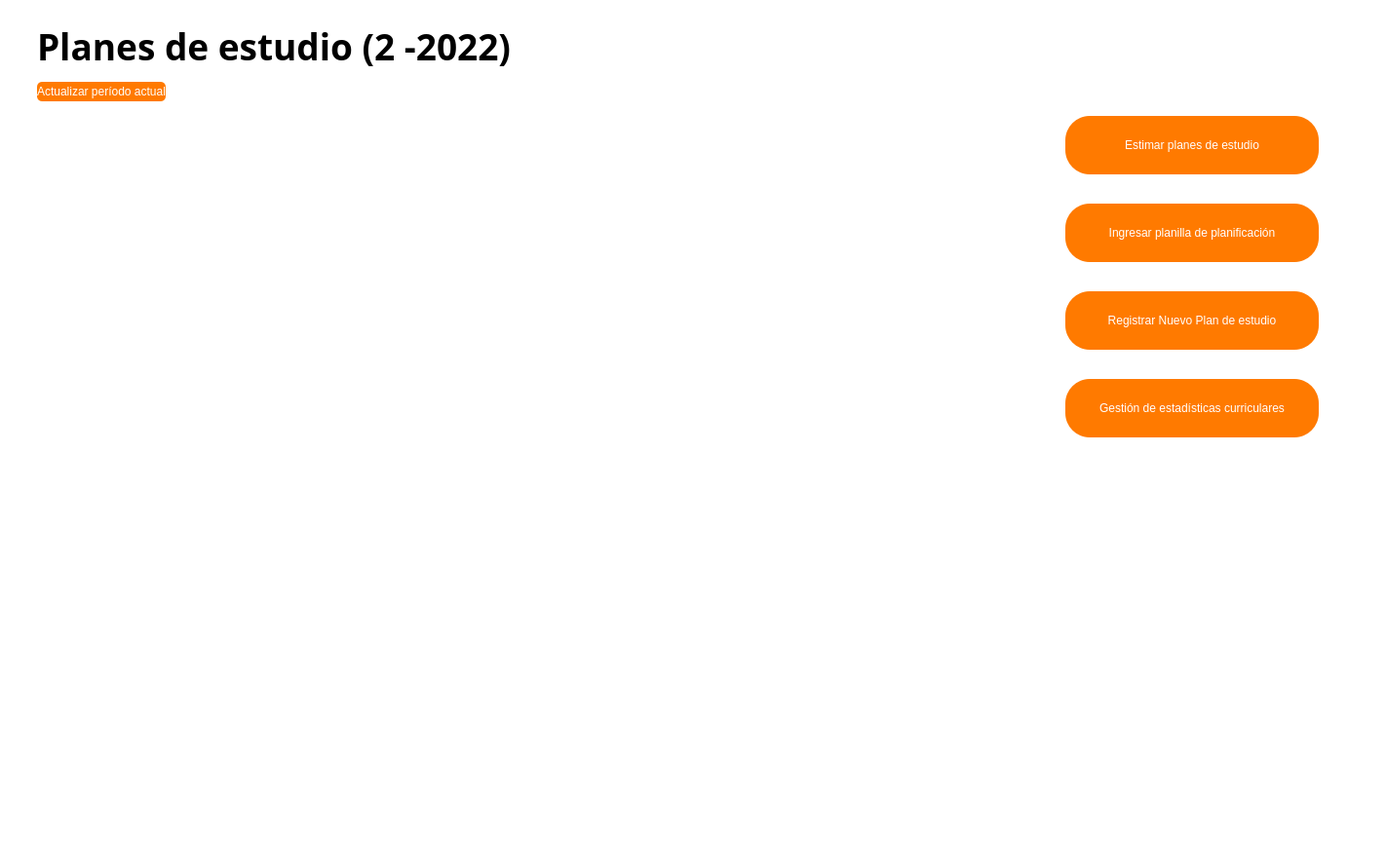
<?xml version="1.0" encoding="UTF-8"?>
<ui version="4.0">
 <class>MainWindow</class>
 <widget class="QMainWindow" name="MainWindow">
  <property name="geometry">
   <rect>
    <x>0</x>
    <y>0</y>
    <width>1422</width>
    <height>891</height>
   </rect>
  </property>
  <property name="sizePolicy">
   <sizepolicy hsizetype="Preferred" vsizetype="Preferred">
    <horstretch>0</horstretch>
    <verstretch>0</verstretch>
   </sizepolicy>
  </property>
  <property name="windowTitle">
   <string>PCCA</string>
  </property>
  <property name="layoutDirection">
   <enum>Qt::LeftToRight</enum>
  </property>
  <property name="styleSheet">
   <string notr="true">QMainWindow {
	background-color: white;
	border-image: url(:/imagenes/assets/Image.png) 0 0 0 0 stretch stretch;
	background-repeat: no-repeat;
	background-position: center;
}

QGridLayout {
	background-color: rgba(0,0,0,0);
}

.QScrollArea {
	background-color: rgba(0,0,0,0);
}</string>
  </property>
  <property name="tabShape">
   <enum>QTabWidget::Rounded</enum>
  </property>
  <widget class="QWidget" name="main_widget">
   <layout class="QVBoxLayout" name="verticalLayout_4">
    <item>
     <widget class="QWidget" name="widget" native="true">
      <property name="sizePolicy">
       <sizepolicy hsizetype="Preferred" vsizetype="Maximum">
        <horstretch>0</horstretch>
        <verstretch>0</verstretch>
       </sizepolicy>
      </property>
      <property name="maximumSize">
       <size>
        <width>16777215</width>
        <height>60</height>
       </size>
      </property>
      <layout class="QHBoxLayout" name="horizontalLayout_2">
       <item>
        <spacer name="horizontalSpacer">
         <property name="orientation">
          <enum>Qt::Horizontal</enum>
         </property>
         <property name="sizeType">
          <enum>QSizePolicy::Fixed</enum>
         </property>
         <property name="sizeHint" stdset="0">
          <size>
           <width>20</width>
           <height>20</height>
          </size>
         </property>
        </spacer>
       </item>
       <item>
        <widget class="QLabel" name="label">
         <property name="sizePolicy">
          <sizepolicy hsizetype="Minimum" vsizetype="Preferred">
           <horstretch>0</horstretch>
           <verstretch>0</verstretch>
          </sizepolicy>
         </property>
         <property name="minimumSize">
          <size>
           <width>500</width>
           <height>60</height>
          </size>
         </property>
         <property name="maximumSize">
          <size>
           <width>500</width>
           <height>16777215</height>
          </size>
         </property>
         <property name="font">
          <font>
           <family>Bahnschrift</family>
           <pointsize>28</pointsize>
           <weight>75</weight>
           <italic>false</italic>
           <bold>true</bold>
          </font>
         </property>
         <property name="styleSheet">
          <string notr="true"/>
         </property>
         <property name="text">
          <string>Planes de estudio (2 -2022)</string>
         </property>
         <property name="textFormat">
          <enum>Qt::RichText</enum>
         </property>
        </widget>
       </item>
       <item>
        <spacer name="horizontalSpacer_3">
         <property name="orientation">
          <enum>Qt::Horizontal</enum>
         </property>
         <property name="sizeHint" stdset="0">
          <size>
           <width>40</width>
           <height>20</height>
          </size>
         </property>
        </spacer>
       </item>
      </layout>
     </widget>
    </item>
    <item>
     <widget class="QWidget" name="widget_2" native="true">
      <layout class="QHBoxLayout" name="horizontalLayout_3">
       <item>
        <spacer name="horizontalSpacer_4">
         <property name="orientation">
          <enum>Qt::Horizontal</enum>
         </property>
         <property name="sizeType">
          <enum>QSizePolicy::Fixed</enum>
         </property>
         <property name="sizeHint" stdset="0">
          <size>
           <width>20</width>
           <height>20</height>
          </size>
         </property>
        </spacer>
       </item>
       <item>
        <widget class="QPushButton" name="button_actualizar_plan">
         <property name="sizePolicy">
          <sizepolicy hsizetype="Fixed" vsizetype="Fixed">
           <horstretch>0</horstretch>
           <verstretch>0</verstretch>
          </sizepolicy>
         </property>
         <property name="minimumSize">
          <size>
           <width>130</width>
           <height>20</height>
          </size>
         </property>
         <property name="styleSheet">
          <string notr="true">.QPushButton {
	color: white;
	background: #FF7A00;
	border-radius: 5px;
}

.QPushButton:hover {
	background: #083C87;
}

.QPushButton:pressed {
	background: #E6E6E6;
}</string>
         </property>
         <property name="text">
          <string>Actualizar período actual</string>
         </property>
        </widget>
       </item>
       <item>
        <spacer name="horizontalSpacer_5">
         <property name="orientation">
          <enum>Qt::Horizontal</enum>
         </property>
         <property name="sizeHint" stdset="0">
          <size>
           <width>40</width>
           <height>20</height>
          </size>
         </property>
        </spacer>
       </item>
      </layout>
     </widget>
    </item>
    <item>
     <layout class="QVBoxLayout" name="verticalLayout">
      <item>
       <layout class="QHBoxLayout" name="horizontalLayout">
        <item>
         <widget class="QScrollArea" name="scrollArea">
          <property name="minimumSize">
           <size>
            <width>0</width>
            <height>600</height>
           </size>
          </property>
          <property name="styleSheet">
           <string notr="true">.QWidget {
	background-color: rgba(234,32,23,0);
}

.QPushButton {
	background: #E6E6E6;
	border-radius: 15px;
}

.QPushButton:hover {
	background: #083C87;
	color: white;
}

.QPushButton:pressed {
	background: #FF7A00;
	color: white;
}</string>
          </property>
          <property name="frameShape">
           <enum>QFrame::NoFrame</enum>
          </property>
          <property name="lineWidth">
           <number>1</number>
          </property>
          <property name="widgetResizable">
           <bool>true</bool>
          </property>
          <widget class="QWidget" name="scrollAreaWidgetContents">
           <property name="geometry">
            <rect>
             <x>0</x>
             <y>0</y>
             <width>1007</width>
             <height>600</height>
            </rect>
           </property>
           <property name="maximumSize">
            <size>
             <width>16777215</width>
             <height>16777215</height>
            </size>
           </property>
           <property name="contextMenuPolicy">
            <enum>Qt::DefaultContextMenu</enum>
           </property>
           <layout class="QVBoxLayout" name="verticalLayout_5">
            <item>
             <layout class="QGridLayout" name="gridLayout">
              <property name="sizeConstraint">
               <enum>QLayout::SetMaximumSize</enum>
              </property>
              <property name="leftMargin">
               <number>30</number>
              </property>
              <property name="rightMargin">
               <number>30</number>
              </property>
             </layout>
            </item>
           </layout>
          </widget>
         </widget>
        </item>
        <item>
         <spacer name="horizontalSpacer_2">
          <property name="orientation">
           <enum>Qt::Horizontal</enum>
          </property>
          <property name="sizeType">
           <enum>QSizePolicy::Fixed</enum>
          </property>
          <property name="sizeHint" stdset="0">
           <size>
            <width>60</width>
            <height>20</height>
           </size>
          </property>
         </spacer>
        </item>
        <item>
         <layout class="QVBoxLayout" name="verticalLayout_2">
          <property name="spacing">
           <number>30</number>
          </property>
          <property name="sizeConstraint">
           <enum>QLayout::SetFixedSize</enum>
          </property>
          <property name="rightMargin">
           <number>60</number>
          </property>
          <item>
           <widget class="QPushButton" name="button_estimar">
            <property name="minimumSize">
             <size>
              <width>260</width>
              <height>60</height>
             </size>
            </property>
            <property name="maximumSize">
             <size>
              <width>400</width>
              <height>16777215</height>
             </size>
            </property>
            <property name="styleSheet">
             <string notr="true">.QPushButton {
	color: white;
	background: #FF7A00;
	border-radius: 25px;
}

.QPushButton:hover {
	background: #083C87;
}

.QPushButton:pressed {
	background: #E6E6E6;
}</string>
            </property>
            <property name="text">
             <string>Estimar planes de estudio</string>
            </property>
           </widget>
          </item>
          <item>
           <widget class="QPushButton" name="button_cargar">
            <property name="minimumSize">
             <size>
              <width>260</width>
              <height>60</height>
             </size>
            </property>
            <property name="maximumSize">
             <size>
              <width>400</width>
              <height>16777215</height>
             </size>
            </property>
            <property name="styleSheet">
             <string notr="true">.QPushButton {
	color: white;
	background: #FF7A00;
	border-radius: 25px;
}

.QPushButton:hover {
	background: #083C87;
}

.QPushButton:pressed {
	background: #E6E6E6;
}</string>
            </property>
            <property name="text">
             <string>Ingresar planilla de planificación</string>
            </property>
           </widget>
          </item>
          <item>
           <widget class="QPushButton" name="button_registrar">
            <property name="minimumSize">
             <size>
              <width>260</width>
              <height>60</height>
             </size>
            </property>
            <property name="maximumSize">
             <size>
              <width>400</width>
              <height>16777215</height>
             </size>
            </property>
            <property name="styleSheet">
             <string notr="true">.QPushButton {
	color: white;
	background: #FF7A00;
	border-radius: 25px;
}

.QPushButton:hover {
	background: #083C87;
}

.QPushButton:pressed {
	background: #E6E6E6;
}</string>
            </property>
            <property name="text">
             <string>Registrar Nuevo Plan de estudio</string>
            </property>
           </widget>
          </item>
          <item>
           <widget class="QPushButton" name="button_registrar_2">
            <property name="minimumSize">
             <size>
              <width>260</width>
              <height>60</height>
             </size>
            </property>
            <property name="maximumSize">
             <size>
              <width>400</width>
              <height>16777215</height>
             </size>
            </property>
            <property name="styleSheet">
             <string notr="true">.QPushButton {
	color: white;
	background: #FF7A00;
	border-radius: 25px;
}

.QPushButton:hover {
	background: #083C87;
}

.QPushButton:pressed {
	background: #E6E6E6;
}</string>
            </property>
            <property name="text">
             <string>Gestión de estadísticas curriculares</string>
            </property>
           </widget>
          </item>
          <item>
           <spacer name="verticalSpacer">
            <property name="orientation">
             <enum>Qt::Vertical</enum>
            </property>
            <property name="sizeHint" stdset="0">
             <size>
              <width>20</width>
              <height>40</height>
             </size>
            </property>
           </spacer>
          </item>
         </layout>
        </item>
       </layout>
      </item>
      <item alignment="Qt::AlignHCenter">
       <widget class="QLabel" name="label_3">
        <property name="sizePolicy">
         <sizepolicy hsizetype="Fixed" vsizetype="Fixed">
          <horstretch>0</horstretch>
          <verstretch>0</verstretch>
         </sizepolicy>
        </property>
        <property name="text">
         <string/>
        </property>
        <property name="pixmap">
         <pixmap>assets/logo-diinf.PNG</pixmap>
        </property>
        <property name="scaledContents">
         <bool>false</bool>
        </property>
       </widget>
      </item>
     </layout>
    </item>
   </layout>
  </widget>
 </widget>
 <tabstops>
  <tabstop>scrollArea</tabstop>
  <tabstop>button_estimar</tabstop>
  <tabstop>button_cargar</tabstop>
  <tabstop>button_registrar</tabstop>
 </tabstops>
 <resources>
  <include location="recursos.qrc"/>
 </resources>
 <connections/>
</ui>
